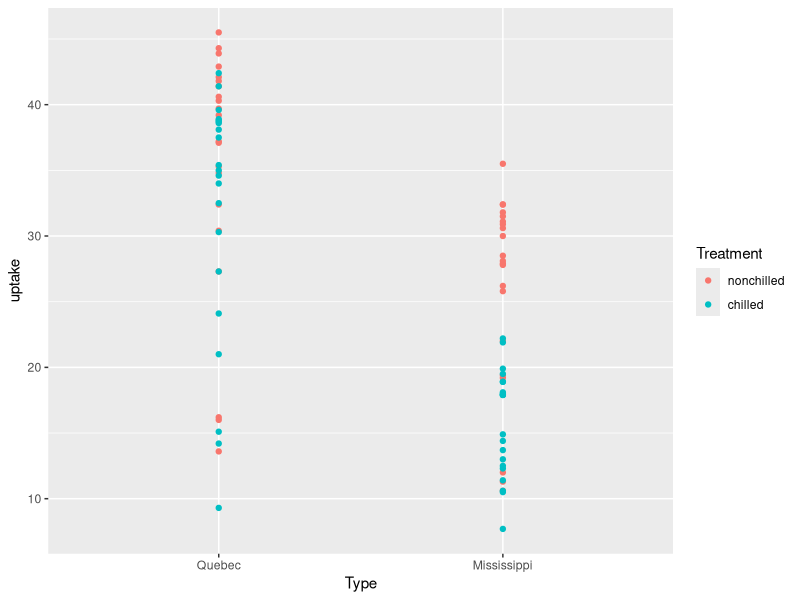
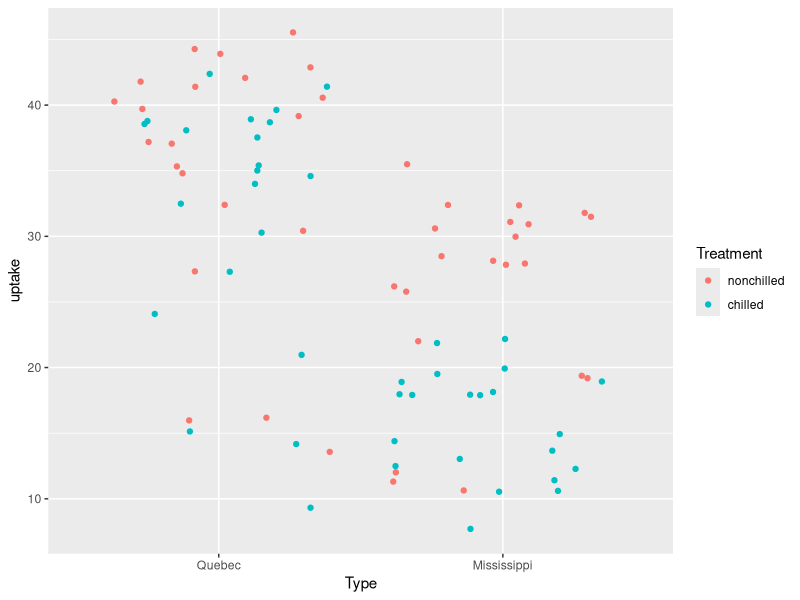
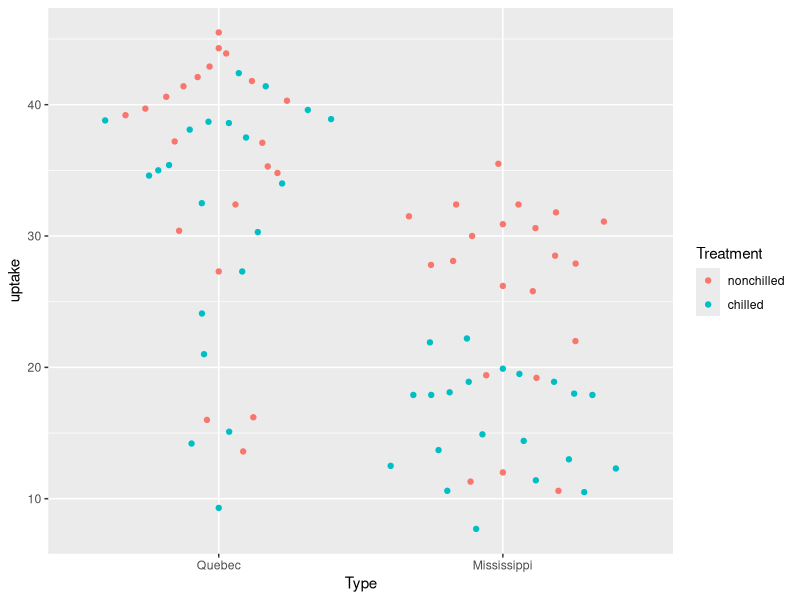

These charts were generated, in order, by the following R code:
## ---- chunk 1
library(ggplot2)
p <- ggplot(CO2, aes(x = Type, y = uptake, colour = Treatment)) 
## ---- chunk 2
# 1. A very basic plot.
p <- ggplot(CO2, aes(x = Type, 
                     y = uptake, 
                     colour = Treatment)) 
p + geom_point() 

## ---- chunk 3
# 2. Jitter overlapping points.
set.seed(1)
# random seed to reproduce the jitter
p + geom_point(position = "jitter") 
## ---- chunk 4
# 3. Spread points pseudorandomly with a new ggplot2 geom.
# See also: vipor::offsetX
library(ggbeeswarm)
p + geom_quasirandom(method = "frowney")
